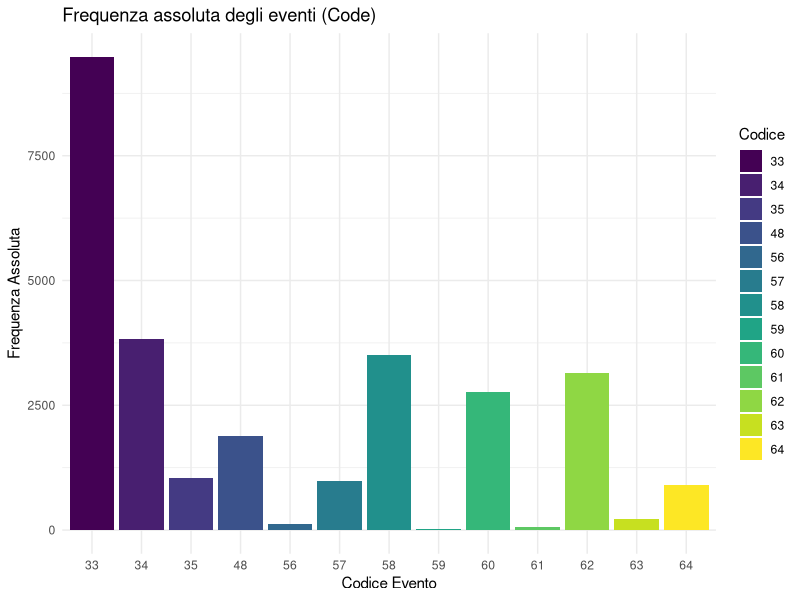
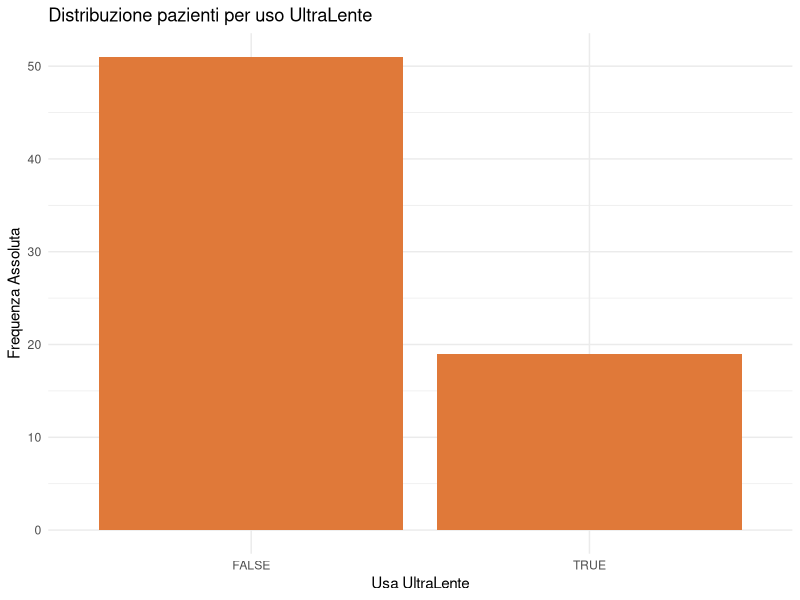
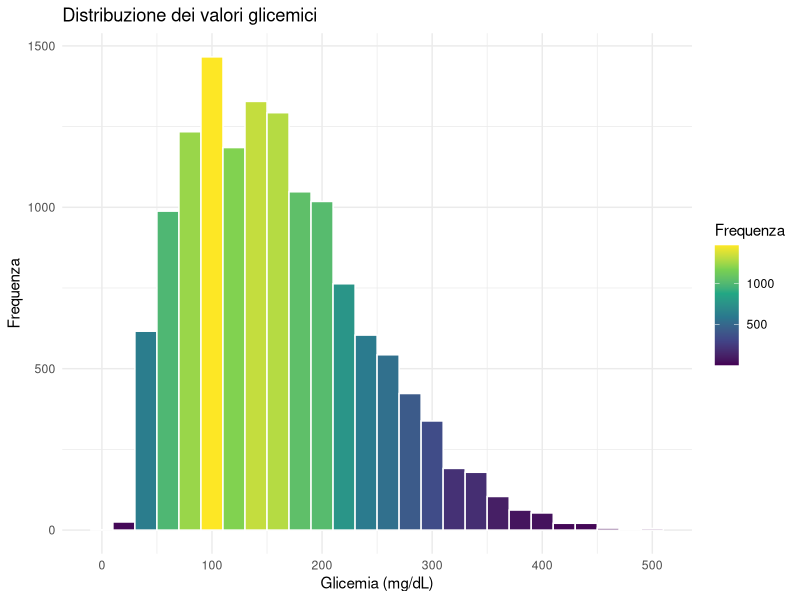
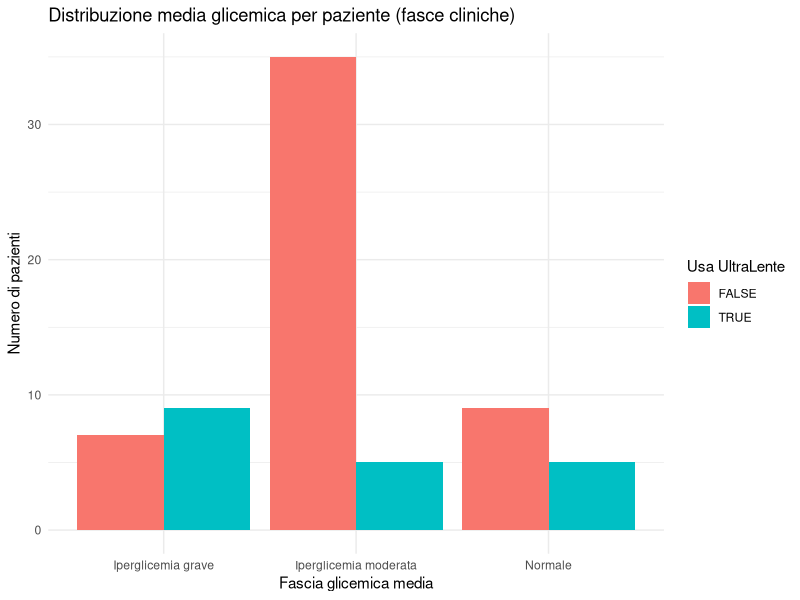
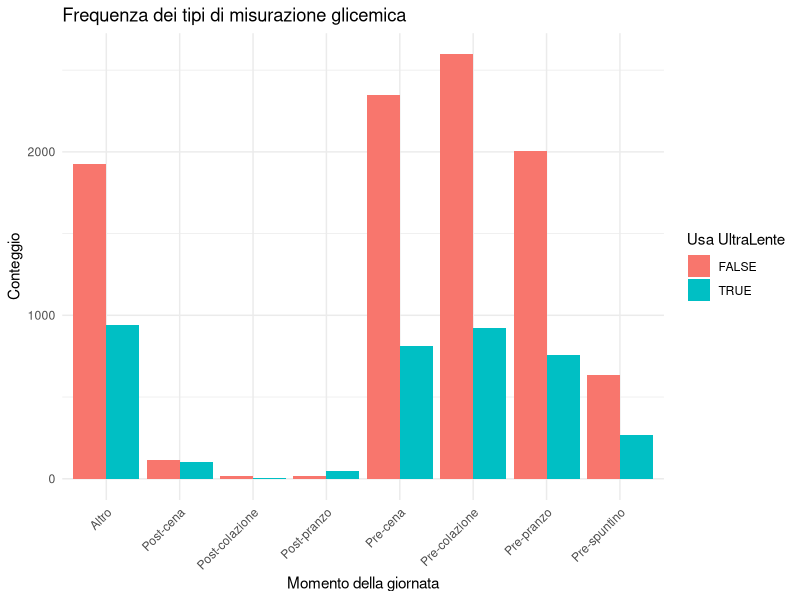

Source code (R) for these figures, in order:
# 📦 Librerie necessarie
library(dplyr)
library(ggplot2)
library(readr)
library(viridis)
library(tidyr)

# 📂 Carica il dataset pulito contenente tutte le misurazioni e l'etichetta UltraLente
df <- read_csv("./dataset/diabetes_clean_data3.csv", 
               col_types = cols(
                 Date = col_character(),
                 Time = col_character(),
                 Code = col_integer(),
                 Value = col_double(),
                 PatientID = col_integer(),
                 UsesUltraLente = col_logical()
               ))

# 🔢 Calcolo frequenza assoluta e relativa per ciascun tipo di evento (codice)
frequenze_code <- df %>%
  group_by(Code) %>%
  summarise(FreqAssoluta = n()) %>%
  mutate(FreqRelativa = round(FreqAssoluta / sum(FreqAssoluta), 4))

# 📋 Stampa la tabella dei codici evento
print(frequenze_code)

# 📊 Grafico: distribuzione degli eventi con colori viridis diversi per codice
plot_code <- ggplot(frequenze_code, aes(x = factor(Code), y = FreqAssoluta, fill = factor(Code))) +
  geom_bar(stat = "identity") +
  labs(
    title = "Frequenza assoluta degli eventi (Code)",
    x = "Codice Evento",
    y = "Frequenza Assoluta",
    fill = "Codice"
  ) +
  theme_minimal() +
  scale_fill_viridis_d(option = "D")

# 💾 Salva il grafico
ggsave("grafici_plot/frequenza_code.pdf", plot = plot_code, width = 6, height = 4, dpi = 300)


######################################################


# 📊 Grafico: quanti pazienti usano UltraLente e quanti no
distrib_ultralente <- df %>%
  distinct(PatientID, UsesUltraLente) %>%
  count(UsesUltraLente, name = "FreqAssoluta") %>%
  mutate(FreqRelativa = round(FreqAssoluta / sum(FreqAssoluta), 4))
print(distrib_ultralente)

plot_ultralente <- ggplot(distrib_ultralente, aes(x = as.factor(UsesUltraLente), y = FreqAssoluta)) +
  geom_bar(stat = "identity", fill = "#e07939") +
  labs(
    title = "Distribuzione pazienti per uso UltraLente",
    x = "Usa UltraLente",
    y = "Frequenza Assoluta"
  ) +
  theme_minimal()
ggsave("grafici_plot/distribuzione_ultralente.pdf", plot = plot_ultralente, width = 6, height = 4, dpi = 300)



######################################################


# 📌 Codici associati ai valori glicemici
glucose_codes <- c(48, 57, 58, 59, 60, 61, 62, 63, 64)

# 📥 Filtro del dataset per includere solo i codici glicemici
glucose_df <- df %>%
  filter(Code %in% glucose_codes)

# 📦 Suddividi i valori glicemici in classi (bin) di ampiezza 20 (come nel grafico)
glucose_freq <- glucose_df %>%
  mutate(ClasseGlicemia = cut(Value, breaks = seq(0, max(Value, na.rm = TRUE) + 20, by = 20), right = FALSE)) %>%
  group_by(ClasseGlicemia) %>%
  summarise(FreqAssoluta = n()) %>%
  mutate(FreqRelativa = round(FreqAssoluta / sum(FreqAssoluta), 4))

# 📋 Stampa tabella frequenze glicemia
print(glucose_freq, n = Inf)

# 📊 Istogramma della distribuzione dei valori glicemici
glicem <- ggplot(glucose_df, aes(x = Value)) +
  geom_histogram(aes(fill = ..count..), binwidth = 20, color = "white") +
  scale_fill_viridis_c(option = "D") +
  labs(
    title = "Distribuzione dei valori glicemici",
    x = "Glicemia (mg/dL)",
    y = "Frequenza",
    fill = "Frequenza"
  ) +
  theme_minimal()
ggsave("grafici_plot/distribuzione_valori_glicemici.pdf", plot = glicem, width = 6, height = 4, dpi = 300)


######################################################




# 📈 Calcola il valore medio di glicemia per ciascun paziente (usando solo codici glicemici)
media_paziente <- glucose_df %>%
  group_by(PatientID, UsesUltraLente) %>%
  summarise(ValoreMedio = mean(Value, na.rm = TRUE), .groups = "drop")

# 📊 Classifica ogni paziente in una fascia clinica in base alla glicemia media
media_paziente <- media_paziente %>%
  mutate(
    FasciaMedia = case_when(
      ValoreMedio < 70 ~ "Ipoglicemia",
      ValoreMedio <= 140 ~ "Normale",
      ValoreMedio <= 180 ~ "Iperglicemia moderata",
      TRUE ~ "Iperglicemia grave"
    )
  )

# 📦 Calcola la frequenza assoluta dei pazienti per ciascuna fascia e stato UltraLente
fasce_media <- media_paziente %>%
  group_by(UsesUltraLente, FasciaMedia) %>%
  summarise(Count = n(), .groups = "drop") %>%
  mutate(FreqRelativa = round(Count / sum(Count), 4))

# 📋 Stampa la tabella con frequenza assoluta e relativa
print(fasce_media, n = Inf)

# 📈 Grafico a barre della distribuzione delle fasce glicemiche medie
grafico_fasce_media <- ggplot(fasce_media, aes(x = FasciaMedia, y = Count, fill = as.factor(UsesUltraLente))) +
  geom_bar(stat = "identity", position = "dodge") +
  labs(
    title = "Distribuzione media glicemica per paziente (fasce cliniche)",
    x = "Fascia glicemica media",
    y = "Numero di pazienti",
    fill = "Usa UltraLente"
  ) +
  theme_minimal()
ggsave("grafici_plot/fasce_glicemia_media_per_paziente.pdf", plot = grafico_fasce_media, width = 7, height = 4.5, dpi = 300)


######################################################


# 📊 Mappa dei codici glicemici a momenti specifici della giornata
glucose_df <- glucose_df %>%
  mutate(Misurazione = case_when(
    Code == 58 ~ "Pre-colazione",
    Code == 59 ~ "Post-colazione",
    Code == 60 ~ "Pre-pranzo",
    Code == 61 ~ "Post-pranzo",
    Code == 62 ~ "Pre-cena",
    Code == 63 ~ "Post-cena",
    Code == 64 ~ "Pre-spuntino",
    TRUE ~ "Altro"
  ))

# 📦 Calcolo del conteggio per tipo di misurazione e uso UltraLente
tipi_misurazione <- glucose_df %>%
  group_by(UsesUltraLente, Misurazione) %>%
  summarise(Count = n(), .groups = "drop") %>%
  mutate(FreqRelativa = round(Count / sum(Count), 4))

# 📋 Stampa della tabella con frequenza assoluta e relativa
print(tipi_misurazione, n = Inf)

# 📈 Grafico leggibile della frequenza dei tipi di misurazione glicemica
grafico_misure <- ggplot(tipi_misurazione, aes(x = Misurazione, y = Count, fill = as.factor(UsesUltraLente))) +
  geom_bar(stat = "identity", position = "dodge") +
  labs(
    title = "Frequenza dei tipi di misurazione glicemica",
    x = "Momento della giornata",
    y = "Conteggio",
    fill = "Usa UltraLente"
  ) +
  theme_minimal() +
  theme(axis.text.x = element_text(angle = 45, hjust = 1))
ggsave("grafici_plot/frequenza_misure_glicemiche.pdf", plot = grafico_misure, width = 9, height = 5, dpi = 300)
